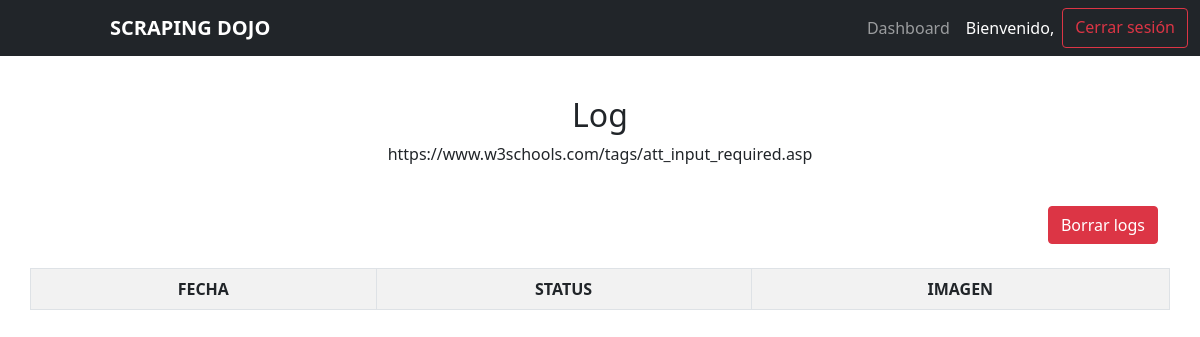
/log/1, run on an earlier commit of the app's database.
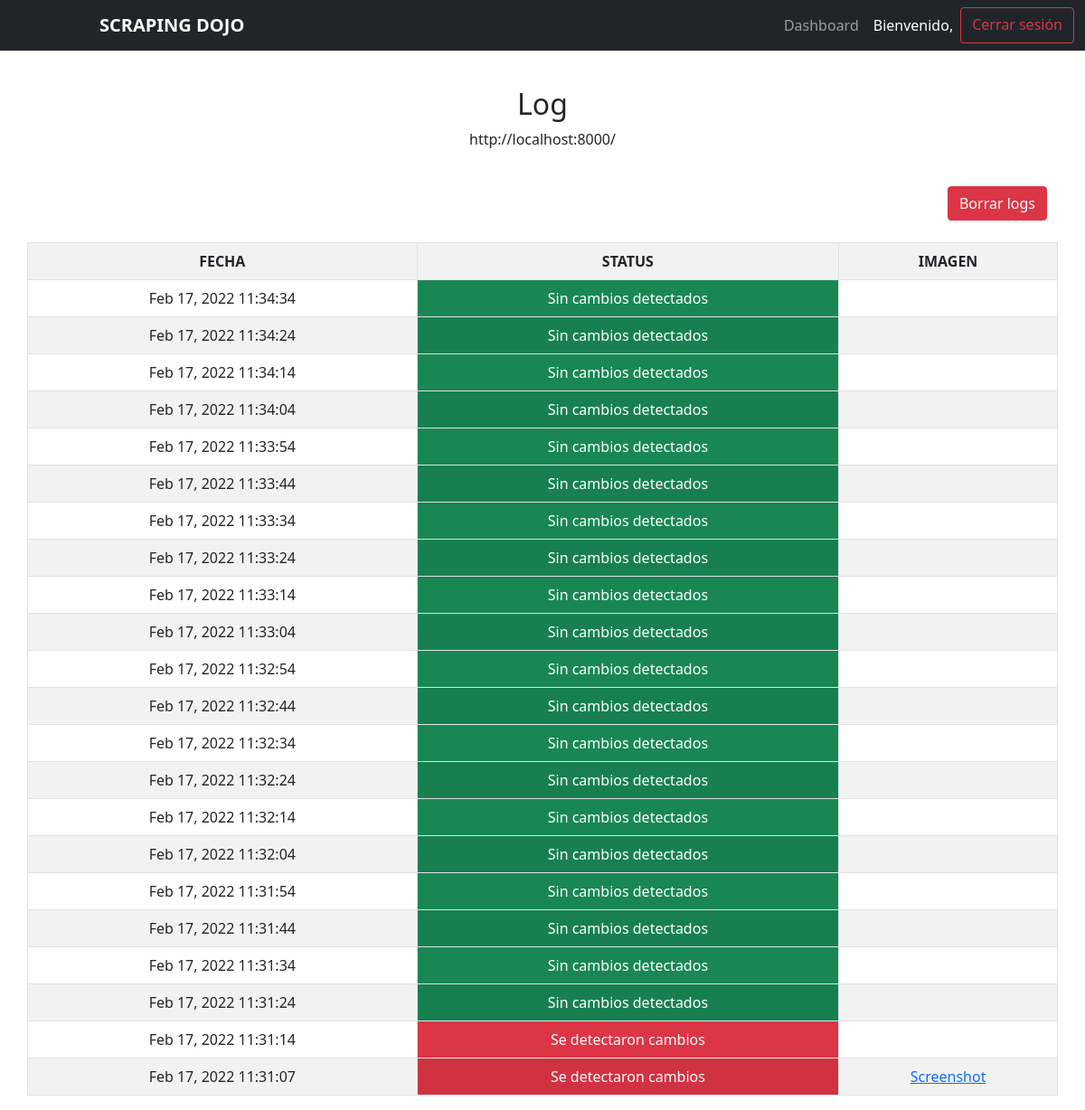
And on a later commit of the database.
### recurrencia_app/models.py (models this page shows)
class Solicitud(models.Model):
    STATUS_SOLICITUD = (
        ('0', 'Sin cambios detectados'),
        ('1', 'Se detectaron cambios'),
    )
    user = models.ForeignKey(User, related_name="solicitudes", on_delete=models.CASCADE, blank=True, null=True)
    url = models.CharField(max_length=500)
    hash = models.CharField(max_length=256)
    status = models.CharField(max_length=1, choices=STATUS_SOLICITUD, default='0')
    created_at = models.DateTimeField(auto_now_add=True)

class Log(models.Model):
    solicitud = models.ForeignKey(Solicitud, related_name="logs", on_delete=models.CASCADE)
    status_log = models.CharField(max_length=50)
    ruta_img = models.CharField(max_length=60, blank=True)
    created_at = models.DateTimeField(auto_now_add=True)

### mailing_app/views.py (the view)
# urls.py: path('log/<int:solicitud_id>', views.logs),
def logs(request, solicitud_id):
    solicitud = Solicitud.objects.get(id=solicitud_id)
    context = {
        'solicitud': solicitud
    }
    solicitud.status = '0'
    solicitud.save()
    return render(request, 'log.html', context)

### mailing_app/templates/log.html (shortened to what this page needs)
<!DOCTYPE html>
<html>
    <head>
        <link href="https://cdn.jsdelivr.net/npm/bootstrap@5.1.0/dist/css/bootstrap.min.css" rel="stylesheet">
        <link href="https://cdnjs.cloudflare.com/ajax/libs/toastr.js/latest/css/toastr.min.css" rel="stylesheet">
    </head>
    <body>
        <nav class="navbar navbar-expand-lg navbar-dark bg-dark">
            <div class="container-fluid">
                <a class="navbar-brand offset-1" href="/"><b>SCRAPING DOJO</b></a>
                <div class="collapse navbar-collapse" id="navbarSupportedContent">
                    <div class="d-flex">
                        <ul class="navbar-nav me-auto mb-2 mb-lg-0">
                            <li class="nav-item">
                                <a class="nav-link active-light" aria-current="page" href="/">Dashboard</a>
                            </li>
                            <li class="nav-item">
                                <span class="nav-link active text-white">Bienvenido, <b>{{request.session.user.user}}</b></span>
                            </li>
                        </ul>
                        <a href="/logout" class="btn btn-outline-danger">Cerrar sesión</a>
                    </div>
                </div>
            </div>
        </nav>
        <div class="container mt-3">
            <br>
            <div class="row text-center">
                <h2>Log</h2>
                <br>
                <p>{{solicitud.url}}</p>
                <br>
            </div>
            <br>
            <div class="d-flex justify-content-end">
                <a href="/cleanlogs/{{solicitud.id}}" class="btn btn-danger">Borrar logs</a>
            </div>
            <br>
            <div class="row">
                <table class="display table table-bordered table-striped text-center align-middle">
                    <tr>
                        <th>FECHA</th>
                        <th>STATUS</th>
                        <th>IMAGEN</th>
                    </tr>
                    {% for logs in solicitud.logs.all|dictsortreversed:"created_at" %}
                    <tr>
                        <td>{{logs.created_at|date:"M d, Y H:i:s"}}</td>
                        {% if logs.status_log == "Sin cambios detectados" %}
                            <td class="text-nowrap bg-success text-white">{{logs.status_log}}</td>
                        {% else %}
                        <td class="text-nowrap bg-danger text-white">{{logs.status_log}}</td>
                        {% endif %}
                        <td>
                            {% if logs.ruta_img %}
                            <a href="/{{logs.ruta_img}}" target="_blank">Screenshot</a></td>
                            {% endif %}
                    </tr>
                    {% endfor %}
                </table>
            </div>
        </div>
    </body>
</html>

What changed in the data, as far as the page shows it:
changed Solicitud: url "https://www.w3schools.com/tags/att_input_required.asp" → "http://localhost:8000/"
added Log: created_at "Feb 17, 2022 11:34:34", status_log "Sin cambios detectados"
added Log: created_at "Feb 17, 2022 11:34:24", status_log "Sin cambios detectados"
added Log: created_at "Feb 17, 2022 11:34:14", status_log "Sin cambios detectados"
added Log: created_at "Feb 17, 2022 11:34:04", status_log "Sin cambios detectados"
added Log: created_at "Feb 17, 2022 11:33:54", status_log "Sin cambios detectados"
added Log: created_at "Feb 17, 2022 11:33:44", status_log "Sin cambios detectados"
added Log: created_at "Feb 17, 2022 11:33:34", status_log "Sin cambios detectados"
added Log: created_at "Feb 17, 2022 11:33:24", status_log "Sin cambios detectados"
added Log: created_at "Feb 17, 2022 11:33:14", status_log "Sin cambios detectados"
added Log: created_at "Feb 17, 2022 11:33:04", status_log "Sin cambios detectados"
added Log: created_at "Feb 17, 2022 11:32:54", status_log "Sin cambios detectados"
added Log: created_at "Feb 17, 2022 11:32:44", status_log "Sin cambios detectados"
added Log: created_at "Feb 17, 2022 11:32:34", status_log "Sin cambios detectados"
added Log: created_at "Feb 17, 2022 11:32:24", status_log "Sin cambios detectados"
added Log: created_at "Feb 17, 2022 11:32:14", status_log "Sin cambios detectados"
added Log: created_at "Feb 17, 2022 11:32:04", status_log "Sin cambios detectados"
added Log: created_at "Feb 17, 2022 11:31:54", status_log "Sin cambios detectados"
added Log: created_at "Feb 17, 2022 11:31:44", status_log "Sin cambios detectados"
added Log: created_at "Feb 17, 2022 11:31:34", status_log "Sin cambios detectados"
added Log: created_at "Feb 17, 2022 11:31:24", status_log "Sin cambios detectados"
added Log: created_at "Feb 17, 2022 11:31:14", status_log "Se detectaron cambios"
added Log: created_at "Feb 17, 2022 11:31:07", status_log "Se detectaron cambios"
